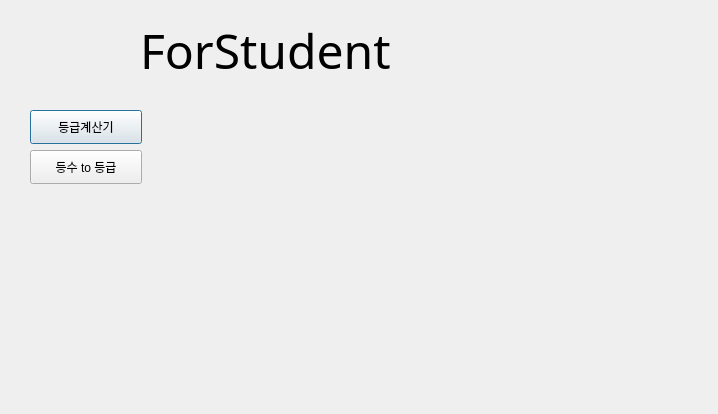
<?xml version="1.0" encoding="UTF-8"?>
<ui version="4.0">
 <class>Dialog</class>
 <widget class="QDialog" name="Dialog">
  <property name="geometry">
   <rect>
    <x>0</x>
    <y>0</y>
    <width>718</width>
    <height>414</height>
   </rect>
  </property>
  <property name="windowTitle">
   <string>Dialog</string>
  </property>
  <widget class="QLabel" name="label">
   <property name="geometry">
    <rect>
     <x>140</x>
     <y>10</y>
     <width>431</width>
     <height>81</height>
    </rect>
   </property>
   <property name="font">
    <font>
     <family>다음_Regular</family>
     <pointsize>36</pointsize>
    </font>
   </property>
   <property name="text">
    <string>ForStudent</string>
   </property>
  </widget>
  <widget class="QPushButton" name="toGradeCalculator">
   <property name="geometry">
    <rect>
     <x>30</x>
     <y>110</y>
     <width>112</width>
     <height>34</height>
    </rect>
   </property>
   <property name="text">
    <string>등급계산기</string>
   </property>
  </widget>
  <widget class="QPushButton" name="toSplitGrade">
   <property name="geometry">
    <rect>
     <x>30</x>
     <y>150</y>
     <width>112</width>
     <height>34</height>
    </rect>
   </property>
   <property name="text">
    <string>등수 to 등급</string>
   </property>
  </widget>
 </widget>
 <resources/>
 <connections/>
</ui>
